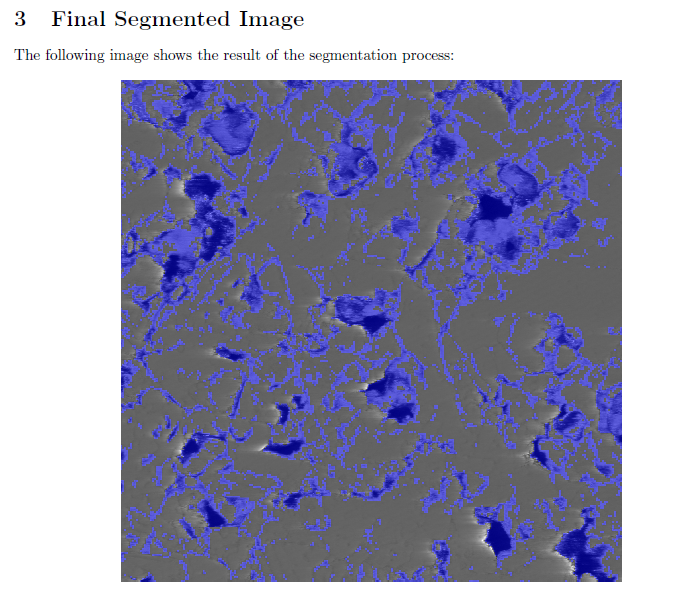
#> input picture 2D-DWT-Segementation/final_output.png, 689 x 598 px; its folder holds only this picture in this run
$ python noisy-2D-DWT.py
#> lines starting #> are read from the running program, lines starting #| are printed output that depends on the picture; after the words box and inside, x2 and y2 are one past the last pixel; in counts of white or black regions, pixels touching at a corner belong together
import cv2
import numpy as np
import pywt
import tkinter as tk
from tkinter import filedialog
import matplotlib.pyplot as plt

# Function to open file dialog and let user select a PNG file
def upload_image():
    root = tk.Tk()
    root.withdraw()  # Hide the main tkinter window

    # Open file dialog to select a PNG image
    file_path = filedialog.askopenfilename(filetypes=[("PNG files", "*.png")])
#> the answer given: final_output.png

    if file_path:
        # Proceed with the image analysis if a file is selected
        process_image(file_path)
    else:
        print("No file selected.")

# Function to process the image and show analysis
def process_image(file_path):
    # Load the image
#> called with file_path = 'final_output.png'
    original_image = cv2.imread(file_path, cv2.IMREAD_GRAYSCALE)
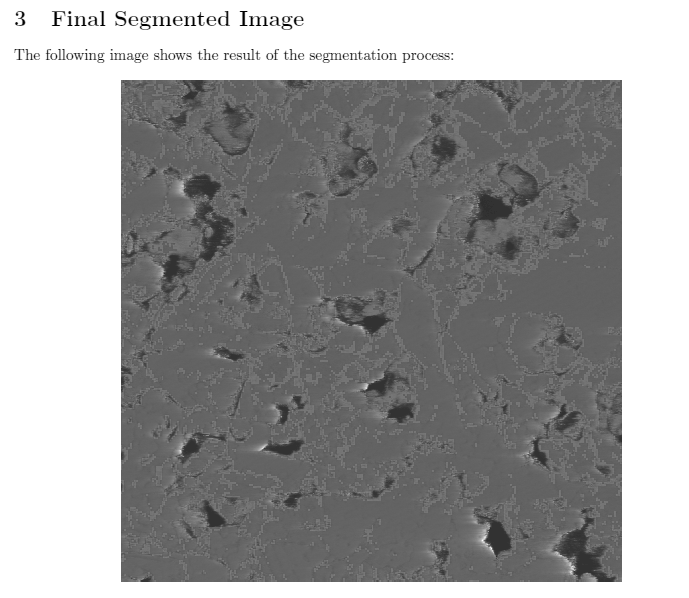
#> original_image: shape (598, 689); min 0, max 255, mean 159.4

    # Normalize the image to [0, 1] range for wavelet transform
    image = original_image / 255.0

    # Perform the 2D Discrete Wavelet Transform (DWT)
    wavelet = 'haar'  # You can change to other wavelets like 'db1', 'coif1'
    coeffs2 = pywt.dwt2(image, wavelet)

    # Extract the approximation and detail coefficients
    cA, (cH, cV, cD) = coeffs2
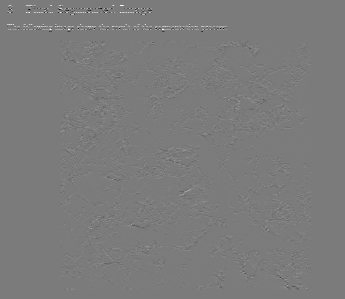
#> cH: shape (299, 345) float64; min -0.945, max 1, mean 0.00116; drawn with min black and max white
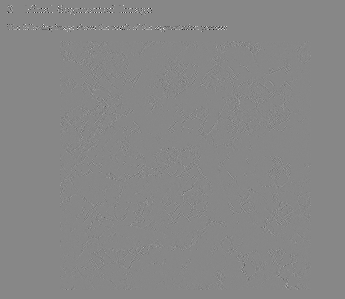
#> cD: shape (299, 345) float64; min -0.51, max 0.449, mean 2.66e-05; drawn with min black and max white

    # Initialize the mask as None
    mask = None

    # Function to update the threshold and display the result
    def update_threshold(threshold):
#> called with threshold = 10
        nonlocal mask  # To update mask globally for saving it later

        """Callback for the trackbar to apply thresholding and display results."""
        # Apply thresholding to the detail coefficients
        threshold = threshold / 100.0  # Scale threshold for better control
        cH_thresh = np.where(np.abs(cH) > threshold, cH, 0)
        cV_thresh = np.where(np.abs(cV) > threshold, cV, 0)
        cD_thresh = np.where(np.abs(cD) > threshold, cD, 0)

        # Reconstruct the image with thresholded coefficients
        coeffs_thresh = (cA, (cH_thresh, cV_thresh, cD_thresh))
        image_reconstructed = pywt.idwt2(coeffs_thresh, wavelet)

        # Generate mask by thresholding the reconstructed image
        mask = np.where(image_reconstructed > threshold, 1.0, 0.0)
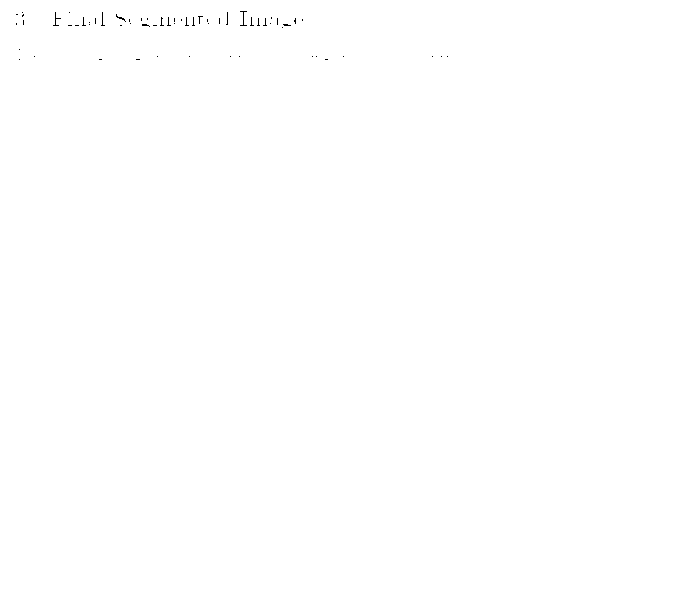
#> mask: shape (598, 690) float64; values 0 (black) and 1 (white), 99.9% white; black in thin lines or dots, all inside (x1, y1, x2, y2) = (16, 11, 448, 60)

        # Convert the mask back to the [0, 255] range for display
        mask_display = (mask * 255).astype(np.uint8)

        # Display the original image, thresholded mask, and the reconstructed image
        cv2.imshow("Reconstructed Image", (image_reconstructed * 255).astype(np.uint8))
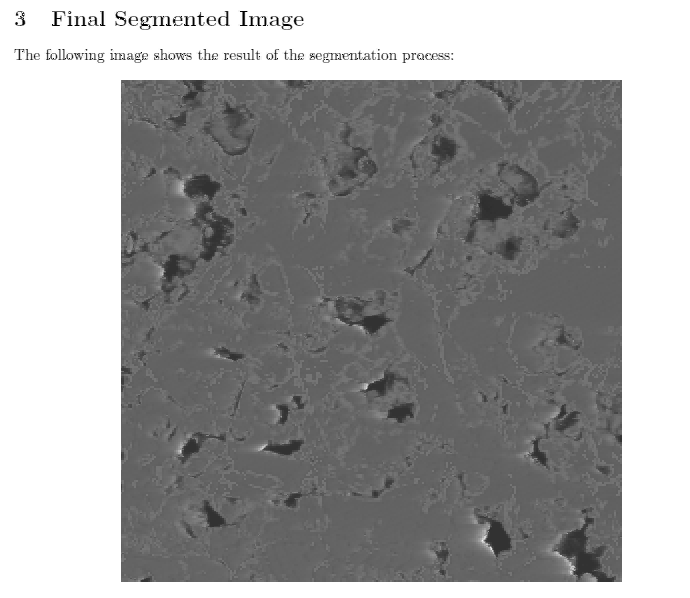
#> window 'Reconstructed Image': shape (598, 690); min 0, max 255, mean 159.3
        cv2.imshow("Mask", mask_display)

    # Function to overlay the black areas of the mask on the original image and display side by side
    def overlay_mask():
        if mask is not None:
            # Invert the mask: black areas become 1 (foreground), and white areas become 0
            inverted_mask = 1.0 - mask

            # Normalize the inverted mask to [0, 255] range and convert to uint8
            normalized_mask = (inverted_mask * 255).astype(np.uint8)

            # Convert the original image to 3 channels (RGB) for overlaying
            color_image = cv2.cvtColor(original_image, cv2.COLOR_GRAY2BGR)

            # Create an overlay with blue color for the mask
            blue_mask = np.zeros_like(color_image)
            blue_mask[:, :, 0] = normalized_mask  # Add mask to the blue channel

            # Blend the original image with the mask (alpha blending)
            alpha = 0.5  # Transparency factor for the mask
            overlay_image = cv2.addWeighted(color_image, 1.0, blue_mask, alpha, 0)

            # Concatenate the original image and the overlayed image side by side
            original_color_image = cv2.cvtColor(original_image, cv2.COLOR_GRAY2BGR)
            combined_image = np.hstack((original_color_image, overlay_image))

            # Display the original and overlayed image side by side
            cv2.imshow("Original and Overlayed Image", combined_image)

            # Optionally, save the overlay image as a PNG
            cv2.imwrite('overlayed_image.png', overlay_image)
            print("Overlay image saved as 'overlayed_image.png'")

    # Create a window for the GUI
    cv2.namedWindow("Reconstructed Image")
    cv2.namedWindow("Mask")

    # Create a slider for the threshold
    cv2.createTrackbar('Threshold', 'Reconstructed Image', 10, 100, update_threshold)

    # Initialize the GUI by displaying the initial state
    update_threshold(10)

    # Event loop to wait for "Enter" key (key code 13) to save the mask and overlay the image
    while True:
        key = cv2.waitKey(1)
#> (key Esc is pressed here)

        # If "Enter" (key code 13) is pressed, overlay the mask and show images side by side
        if key == 13:
            overlay_mask()  # Overlay the black areas of the mask on the original image and show side by side
            break  # Exit the loop and close the windows

        # If "Esc" (key code 27) is pressed, just exit without saving
        elif key == 27:
            break

    # Close all windows
    cv2.destroyAllWindows()

# Run the image uploader
if __name__ == "__main__":
    upload_image()
